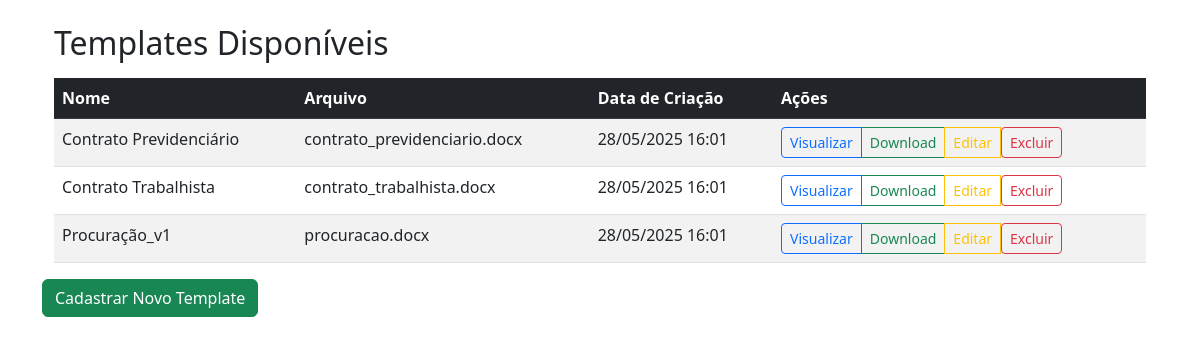
The app's page /templates/listar (signed in) with its own data.
### app/models/template_documento.py (models this page shows, shortened)
class TemplateDocumento(db.Model):
    __tablename__ = 'templates_documentos'
    id = db.Column(db.Integer, primary_key=True)
    nome = db.Column(db.String(100), nullable=False)
    arquivo = db.Column(db.String(200), nullable=False)  # nome do arquivo .docx
    data_criacao = db.Column(db.DateTime, default=datetime.utcnow)

### app/routes/documentos.py (the view)
@documentos_bp.route('/templates/listar')
@login_required
def listar_templates():
    templates = TemplateDocumento.query.order_by(TemplateDocumento.data_criacao.desc()).all()
    return render_template('template_lista.html', templates=templates)

### app/routes/auth.py (called while the page is built)
@login_manager.user_loader
def load_user(user_id):
    return Usuario.query.get(int(user_id))

### app/templates/template_lista.html (shortened to what this page needs)
{% extends "base.html" %}
{% block content %}
<div class="container mt-4">
    <h2>Templates Disponíveis</h2>
    {% if templates %}
        <table class="table table-striped mt-3">
            <thead class="table-dark">
                <tr>
                    <th>Nome</th>
                    <th>Arquivo</th>
                    <th>Data de Criação</th>
                    <th>Ações</th>
                </tr>
            </thead>
            <tbody>
                {% for template in templates %}
                <tr>
                    <td>{{ template.nome }}</td>
                    <td>{{ template.arquivo or '' }}</td>
                    <td>{{ template.data_criacao.strftime('%d/%m/%Y %H:%M') }}</td>
                    <td>
                        <div class="btn-group" role="group" aria-label="Ações do template">
                            <a href="{{ url_for('documentos.visualizar_template', id=template.id) }}" class="btn btn-sm btn-outline-primary" target="_blank" title="Visualizar template no navegador">Visualizar</a>
                            <a href="{{ url_for('documentos.download_template', id=template.id) }}" class="btn btn-sm btn-outline-success" download title="Fazer download do template">Download</a>
                            <a href="{{ url_for('documentos.editar_template', id=template.id) }}" class="btn btn-sm btn-outline-warning" title="Editar template">Editar</a>
                            <form method="POST" action="{{ url_for('documentos.excluir_template', id=template.id) }}" onsubmit="return confirm('Deseja realmente excluir este template?');" style="display: inline;">
                                <button type="submit" class="btn btn-sm btn-outline-danger">Excluir</button>
                            </form>
                        </div>
                    </td>
                </tr>
                {% endfor %}
            </tbody>
        </table>
    {% else %}
        <p>Nenhum template cadastrado até o momento.</p>
    {% endif %}
</div>
<div class="d-flex justify-content-between align-items-center mb-3">
    <a href="{{ url_for('documentos.novo_template') }}" class="btn btn-success">Cadastrar Novo Template</a>
</div>
{% endblock %}

### records on screen
TemplateDocumento: nome "Contrato Previdenciário", arquivo "contrato_previdenciario.docx", data_criacao "28/05/2025 16:01"
TemplateDocumento: nome "Contrato Trabalhista", arquivo "contrato_trabalhista.docx", data_criacao "28/05/2025 16:01"
TemplateDocumento: nome "Procuração_v1", arquivo "procuracao.docx", data_criacao "28/05/2025 16:01"
